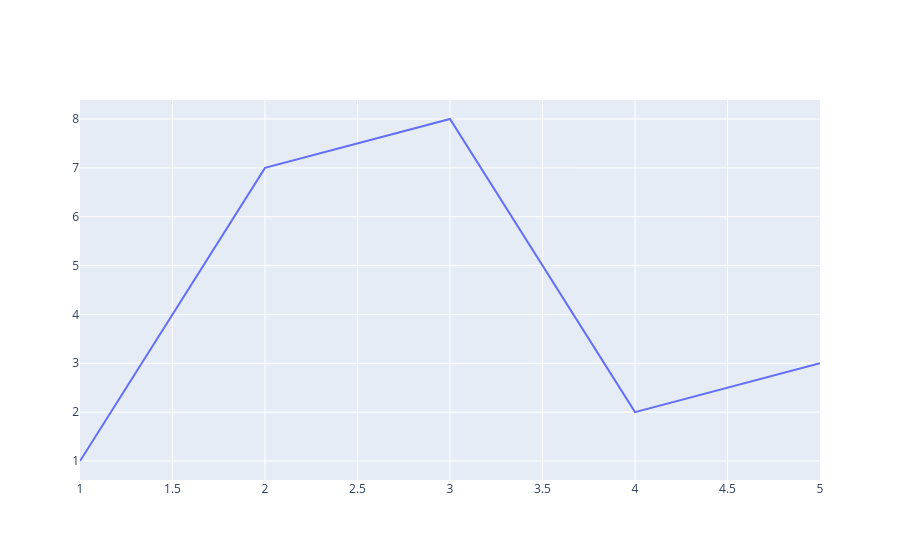

Notebook code for this chart:
### Code cell
fig=go.Figure()
fig.add_trace(go.Scatter(x=[1,2,3,4,5],y=[1,7,8,2,3],mode='lines'))

### Figure 1 — Plotly figure (JSON) as saved in the notebook; plotly's stock layout.template omitted (floating-point values rounded to 4 significant figures)
{"data": [{"mode": "lines", "type": "scatter", "x": [1, 2, 3, 4, 5], "y": [1, 7, 8, 2, 3]}], "layout": {}}
